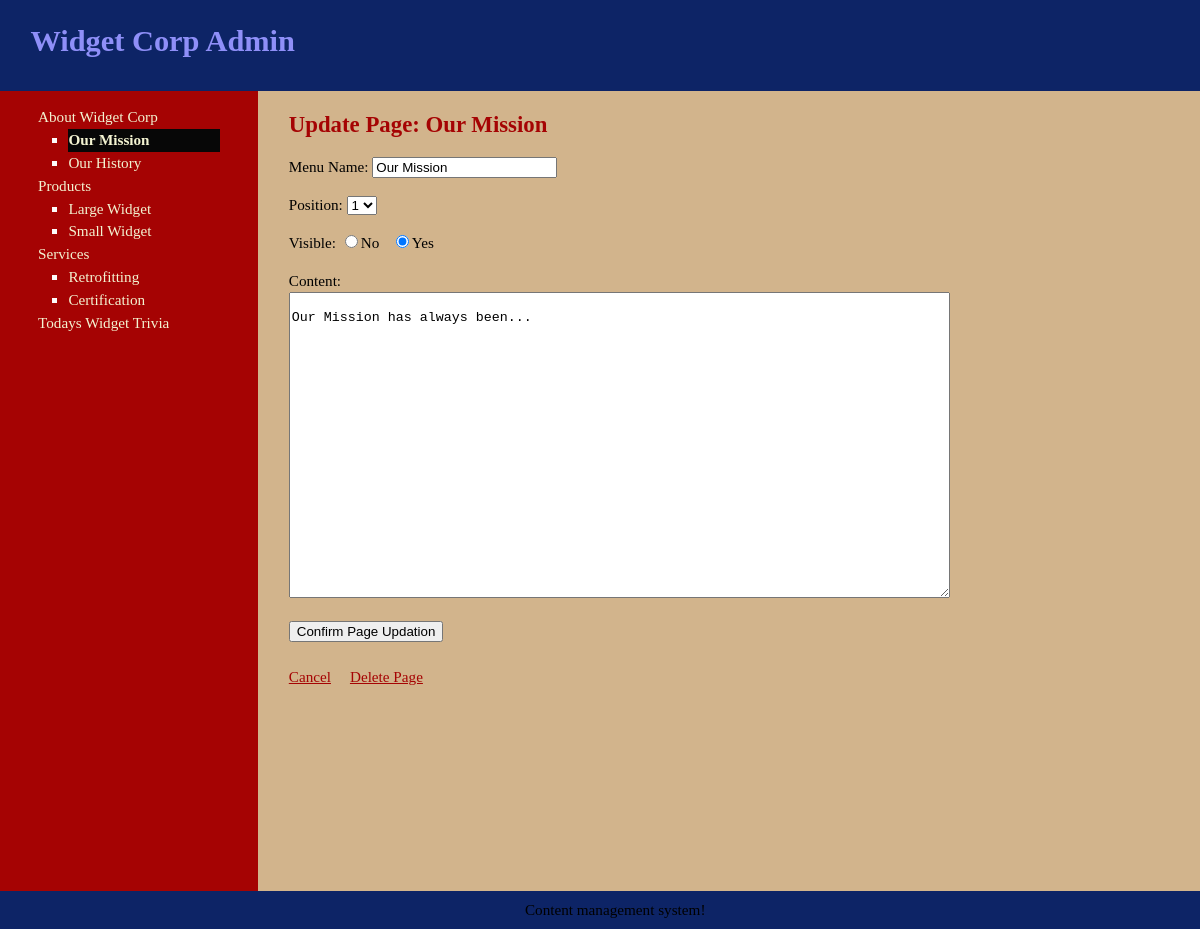
Page /public/updatePage.php?page=1 (signed in) on the committed database.
### tables this page shows
CREATE TABLE `subjects` (
  `id` int(10) NOT NULL,
  `menu_name` varchar(32) NOT NULL,
  `position` int(4) NOT NULL,
  `visible` tinyint(1) NOT NULL
);

CREATE TABLE `pages` (
  `id` int(10) NOT NULL,
  `subject_id` int(10) NOT NULL,
  `menu_name` varchar(32) NOT NULL,
  `position` int(4) NOT NULL,
  `visible` tinyint(1) NOT NULL,
  `content` text DEFAULT NULL
);

### public/updatePage.php (the view, shortened to what this page needs)
<?php require_once("../includefiles/db.php"); ?>
<?php require_once("../includefiles/functions.php"); ?>
<?php find_selected_page_from_subject(); ?>
<?php include("../includefiles/header.php"); ?>
<div id="main">
    <div id="navigation">
        <?php echo navigation($current_subject, $current_page); ?>
    </div>
    <div id="page">
        <h2>Update Page: <?php echo htmlentities($current_page["menu_name"]); ?></h2>
        <form action="updatePage.php?page=<?php echo urlencode($current_page["id"]); ?>" method="post">
            <p>Menu Name:
                <input type="text" name="menu_name"
                    value="<?php echo htmlentities($current_page["menu_name"]); ?>" />
            </p>
            <p>Position:
                <select name="position">
                <?php
                    $page_set = find_pages_for_subjects($current_page["subject_id"]);
                    $page_count = mysqli_num_rows($page_set);
                    for($count=1; $count <= $page_count; $count++)
                    {
                        echo "<option value=\"{$count}\"";
                        if($current_page["position"] == $count) {
                            echo " selected";
                        }
                        echo ">{$count}</option>";
                    }
                ?>
                </select>
            </p>
            <p>Visible:
                <input type="radio" name="visible" value="0"
                    <?php if ($current_page["visible"] == 0) {echo "checked"; } ?>/>No
                &nbsp;
                <input type="radio" name="visible" value="1"
                    <?php if ($current_page["visible"] == 1) {echo "checked"; } ?>/>Yes
            </p>
            <p>Content:<br />
                <textarea name="content" cols="80" rows="20">
                    <?php echo htmlentities($current_page["content"]); ?>
                </textarea>
            </p>
            <input type="submit" name="submit" value="Confirm Page Updation" />
        </form>
        <br />
        <a href="manageWebsiteContent.php?page=<?php echo urlencode($current_page["id"]); ?>">Cancel</a>
        <a href="deleteaPage.php?page=<?php echo urlencode($current_page["id"]); ?>"
         onclick="return confirm('Are you sure?');">Delete Page</a>
    </div>
</div>
<?php include("../includefiles/footer.php"); ?>

### includefiles/functions.php (shortened to what this page needs)
<?php
function find_all_subjects($public = true)
{
    global $connection;
    $query = "SELECT * ";
    $query .= "FROM subjects ";
    $query .= "ORDER BY position ASC";
    $subjects = mysqli_query($connection, $query);
    return $subjects;
}
function find_pages_for_subjects($subject_id, $public = true)
{
    global $connection;
    $final_subject_id = mysqli_real_escape_string($connection, $subject_id);
    $query = "SELECT * ";
    $query .= "FROM pages ";
    $query .= "WHERE subject_id = {$final_subject_id} ";
    if ($public) {
        $query .= "AND visible = 1 ";
    }
    $query .= "ORDER BY position ASC";
    $pages = mysqli_query($connection, $query);
    return $pages;
}
function find_pages_for_subjects_admin_view($subject_id)
{
    global $connection;
    $final_subject_id = mysqli_real_escape_string($connection, $subject_id);
    $query = "SELECT * ";
    $query .= "FROM pages ";
    $query .= "WHERE subject_id = {$final_subject_id} ";
    $query .= "ORDER BY position ASC";
    $pages = mysqli_query($connection, $query);
    return $pages;
}
function find_page_by_id($page_id, $public = true)
{
    global $connection;
    $final_page_id = mysqli_real_escape_string($connection, $page_id);
    $query = "SELECT * ";
    $query .= "FROM pages ";
    $query .= "WHERE id = {$final_page_id} ";
    $query .= "LIMIT 1";
    $pages = mysqli_query($connection, $query);
    if ($page = mysqli_fetch_assoc($pages)) {
        return $page;
    } else {
        return null;
    }
}
function find_selected_page_from_subject($public = false)
{
    if (isset($_GET["subject"])) {
        $current_subject = find_subject_by_id($_GET["subject"], $public);
        if ($current_subject && $public) {
            $current_page = find_default_page_for_subject($current_subject["id"]);
        } else {
            $current_page = null;
        }
    } elseif (isset($_GET["page"])) {
        $current_subject = null;
        $current_page = find_page_by_id($_GET["page"], $public);
    } else {
        $current_subject = null;
        $current_page = null;
    }
}
function navigation($subject_array, $page_array)
{
    $output = "<ul class=\"subjects\">";
    $get_all_subjects = find_all_subjects(false);
    while ($subject = mysqli_fetch_assoc($get_all_subjects)) {
        $output .= "<li";
        $output .= ">";
        $output .= "<a href=\"manageWebsiteContent.php?subject=";
        $output .= urlencode($subject['id']);
        $output .= "\">";
        $output .= htmlentities($subject["menu_name"]);
        $output .= "</a>";
        $get_all_pages = find_pages_for_subjects_admin_view($subject['id']);
        $output .= "<ul class=\"pages\">";
        while ($page = mysqli_fetch_assoc($get_all_pages)) {
            $output .= " <li";
            if ($page_array && $page['id'] == $page_array['id']) {
                $output .= " class=\"selected\"";
            }
            $output .= ">";
            $output .= "<a href=\"manageWebsiteContent.php?page=";
            $output .= urlencode($page['id']);
            $output .= "\">";
            $output .= htmlentities($page["menu_name"]);
            $output .= "</a></li>";
        }
        $output .= "</ul></li>";
    }
    $output .= "</ul>";
    return $output;
}
?>

### css/style.css (style rules this page uses)
html { height:100%; width:100% }
body { width: 100%; height: 100%; margin:0; padding: 0; border:0; font-family: Verdana, Tahoma, serif; font-size: 0.95em; line-height: 1.5em; background: rgb(210, 180, 140); }
a { color: rgb(165, 3, 3);; }
#main { height: 100%; width: 100%; margin: 0; padding: 0; background-color: rgb(210, 180, 140); }
#navigation { float: left; width: 12em; height: 100%; margin: 0; padding: 0 2.5em; color: rgb(3, 3, 51); background-color: rgb(165, 3, 3); }
#navigation a { color: rgb(243, 243, 209);; text-decoration: none; }
#page { float: left; height: 100%; padding-left: 2em; vertical-align: top; background-color: rgb(210, 180, 140); }
#page h2 { color: rgb(165, 3, 3);; margin-top: 1em; }
ul.subjects { margin: 1em 0; padding-left: 0; list-style: none; }
ul.pages { padding-left: 2em; list-style: square; color: rgb(253, 251, 251); font-weight: normal; }
.selected { font-weight: bold; background-color: rgb(7, 7, 7); color: rgb(253, 251, 251); }

### rows in the picture
subjects: value "About Widget Corp"
pages: value "Our Mission", menu_name "Our Mission", position "1", visible "☑", content "Our Mission has always been..."
pages: value "Our History"
subjects: value "Products"
pages: value "Large Widget"
pages: value "Small Widget"
subjects: value "Services"
pages: value "Retrofitting"
pages: value "Certification"
subjects: value "Todays Widget Trivia"
